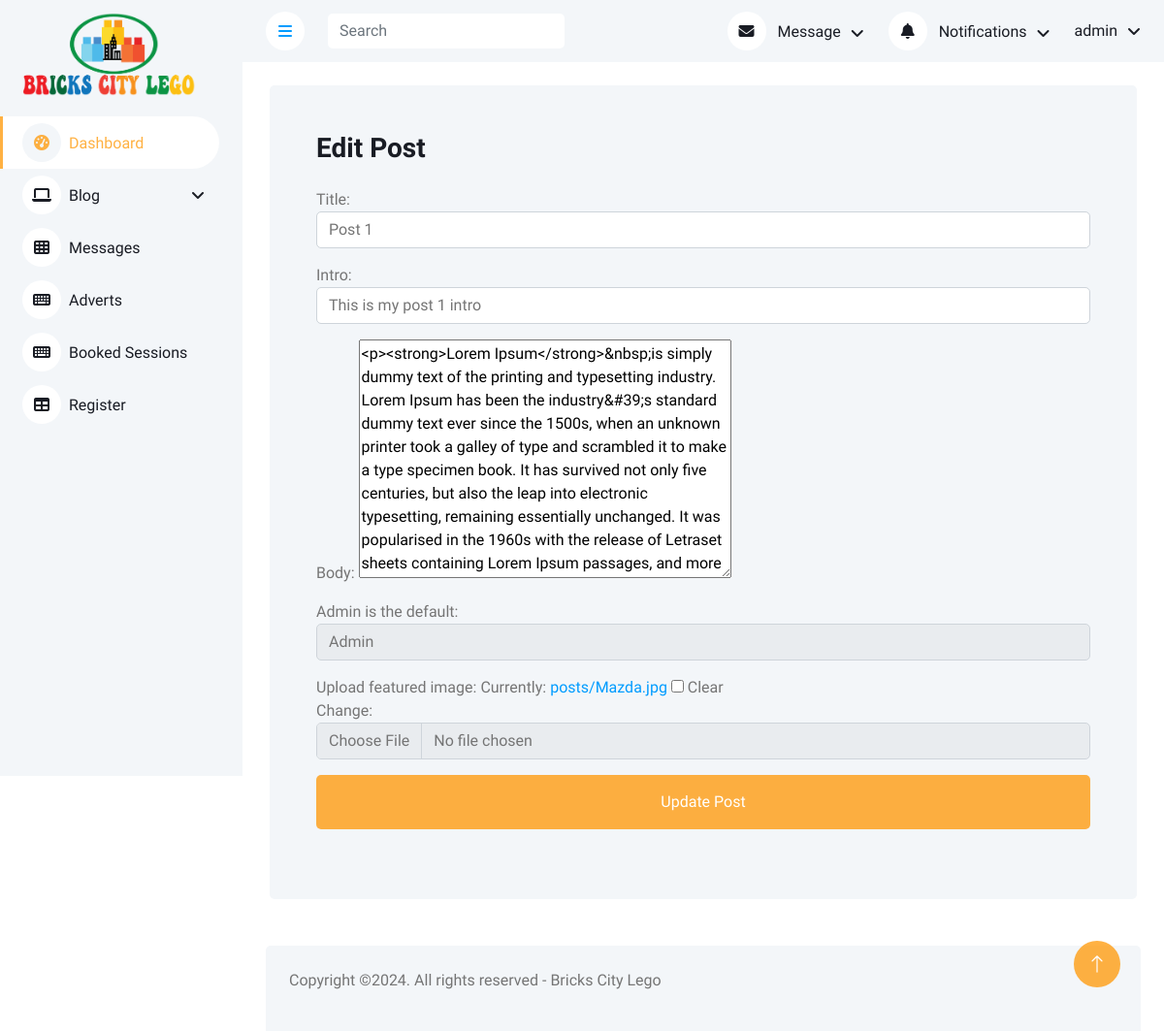
Before: /editpost/5 (signed in) with the older database file.
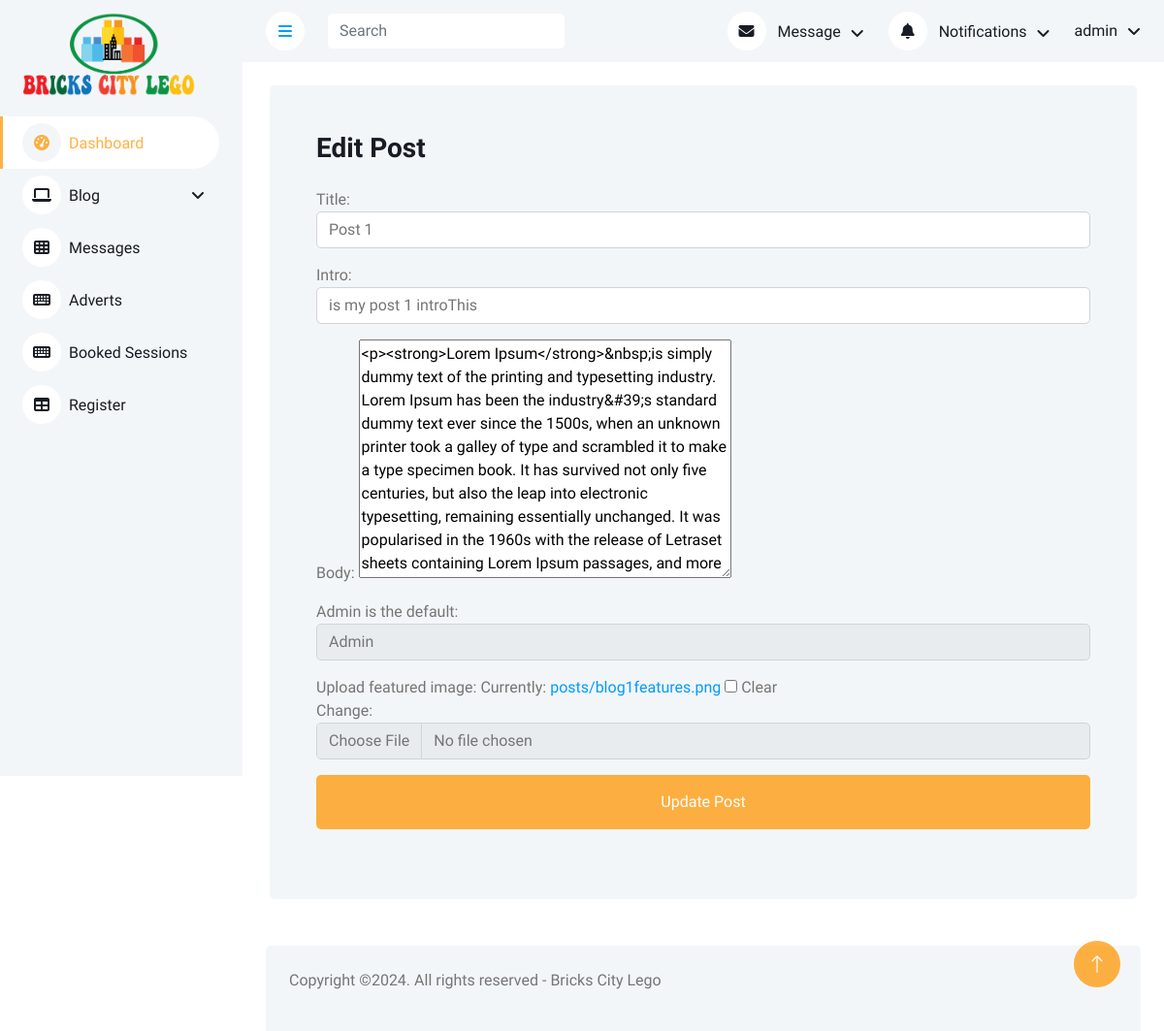
After: the same page with the newer database file.
### BrickCity/models.py (models this page shows, shortened)
class MyPost(models.Model):
    title = models.CharField(max_length=200, blank=True, null=True)
    intro = models.CharField(max_length=200, blank=True, null=True)
    body = RichTextField(max_length=3000, blank=True, null=True)
    author = models.CharField(default='Admin', max_length=20, blank=True, null=True)
    featured_image = models.ImageField(upload_to='posts/', blank=True, null=True)
    date_created = models.DateTimeField(auto_now_add=True)

### BrickCity/views.py (the view, shortened to what this page needs)
# urls.py: path('editpost/<id>', views.editpost, name='editpost'),
@login_required(login_url='signin')
def editpost(request, id):
    post = MyPost.objects.get(id=id)
    form = MyPostForm(instance=post)
    context = {'form': form, 'post': post}
    return render(request, 'bricksadmin/editpost.html', context)

### BrickCity/templates/bricksadmin/editpost.html (shortened to what this page needs)
{% extends 'bricksadmin/base.html' %}
{% load static %}
{% block content %}
        <div class="container-fluid">
            <div class="row h-100 align-items-center justify-content-center" style="min-height: 100vh;">
                <div class="col-12 col-sm-12 col-md-12 col-lg-12 col-xl-12">
                    <div class="bg-light rounded p-4 p-sm-5 my-4 mx-3">
                        <div class="d-flex align-items-center justify-content-between mb-3">
                            <h3>Edit Post</h3>
                        </div>
                        <form action="" method="post" enctype="multipart/form-data">
                            {{ form.as_p }}
                        <button type="submit" class="btn btn-primary py-3 w-100 mb-4">Update Post</button>
                        </form>
                    </div>
                </div>
            </div>
        </div>
{% endblock %}

Changed rows visible on the page:
changed MyPost "Post 1": intro "This is my post 1 intro" → "is my post 1 introThis"
Other visible differences:
text no longer shown: "Title: Intro: Body: Admin is the default: Upload featured image: Currently: posts/Mazda.jpg Clear Change:"
text now shown: "Title: Intro: Body: Admin is the default: Upload featured image: Currently: posts/blog1features.png Clear Change:"
